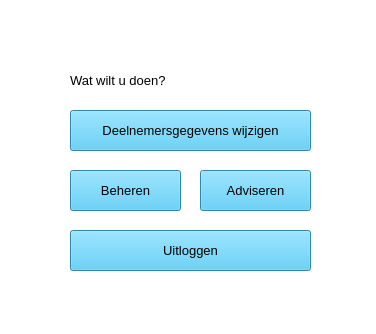
<?xml version="1.0" encoding="UTF-8"?>
<ui version="4.0">
 <class>MainWindow</class>
 <widget class="QMainWindow" name="MainWindow">
  <property name="geometry">
   <rect>
    <x>0</x>
    <y>0</y>
    <width>376</width>
    <height>334</height>
   </rect>
  </property>
  <property name="windowTitle">
   <string>MainWindow</string>
  </property>
  <property name="styleSheet">
   <string notr="true">background-color: rgb(255, 255, 255);</string>
  </property>
  <widget class="QWidget" name="centralwidget">
   <widget class="QPushButton" name="btnAdviseren">
    <property name="geometry">
     <rect>
      <x>200</x>
      <y>170</y>
      <width>111</width>
      <height>41</height>
     </rect>
    </property>
    <property name="font">
     <font>
      <pointsize>10</pointsize>
     </font>
    </property>
    <property name="styleSheet">
     <string notr="true">background-color: rgb(64, 191, 240);</string>
    </property>
    <property name="text">
     <string>Adviseren</string>
    </property>
   </widget>
   <widget class="QLabel" name="lbl_logo">
    <property name="geometry">
     <rect>
      <x>160</x>
      <y>0</y>
      <width>200</width>
      <height>44</height>
     </rect>
    </property>
    <property name="text">
     <string/>
    </property>
    <property name="pixmap">
     <pixmap>logo.png</pixmap>
    </property>
    <property name="scaledContents">
     <bool>true</bool>
    </property>
   </widget>
   <widget class="QPushButton" name="btnGegevensWijzigen">
    <property name="geometry">
     <rect>
      <x>70</x>
      <y>110</y>
      <width>241</width>
      <height>41</height>
     </rect>
    </property>
    <property name="font">
     <font>
      <pointsize>10</pointsize>
     </font>
    </property>
    <property name="styleSheet">
     <string notr="true">background-color: rgb(64, 191, 240);</string>
    </property>
    <property name="text">
     <string>Deelnemersgegevens wijzigen</string>
    </property>
   </widget>
   <widget class="QPushButton" name="btnBeheren">
    <property name="geometry">
     <rect>
      <x>70</x>
      <y>170</y>
      <width>111</width>
      <height>41</height>
     </rect>
    </property>
    <property name="font">
     <font>
      <pointsize>10</pointsize>
     </font>
    </property>
    <property name="styleSheet">
     <string notr="true">background-color: rgb(64, 191, 240);</string>
    </property>
    <property name="text">
     <string>Beheren</string>
    </property>
   </widget>
   <widget class="QPushButton" name="btnUitloggen">
    <property name="geometry">
     <rect>
      <x>70</x>
      <y>230</y>
      <width>241</width>
      <height>41</height>
     </rect>
    </property>
    <property name="font">
     <font>
      <pointsize>10</pointsize>
     </font>
    </property>
    <property name="styleSheet">
     <string notr="true">background-color: rgb(64, 191, 240);</string>
    </property>
    <property name="text">
     <string>Uitloggen</string>
    </property>
   </widget>
   <widget class="QLabel" name="label_2">
    <property name="geometry">
     <rect>
      <x>70</x>
      <y>70</y>
      <width>201</width>
      <height>21</height>
     </rect>
    </property>
    <property name="font">
     <font>
      <pointsize>10</pointsize>
     </font>
    </property>
    <property name="text">
     <string>Wat wilt u doen?</string>
    </property>
   </widget>
  </widget>
  <widget class="QMenuBar" name="menubar">
   <property name="geometry">
    <rect>
     <x>0</x>
     <y>0</y>
     <width>376</width>
     <height>21</height>
    </rect>
   </property>
  </widget>
  <widget class="QStatusBar" name="statusbar"/>
 </widget>
 <resources/>
 <connections/>
</ui>
